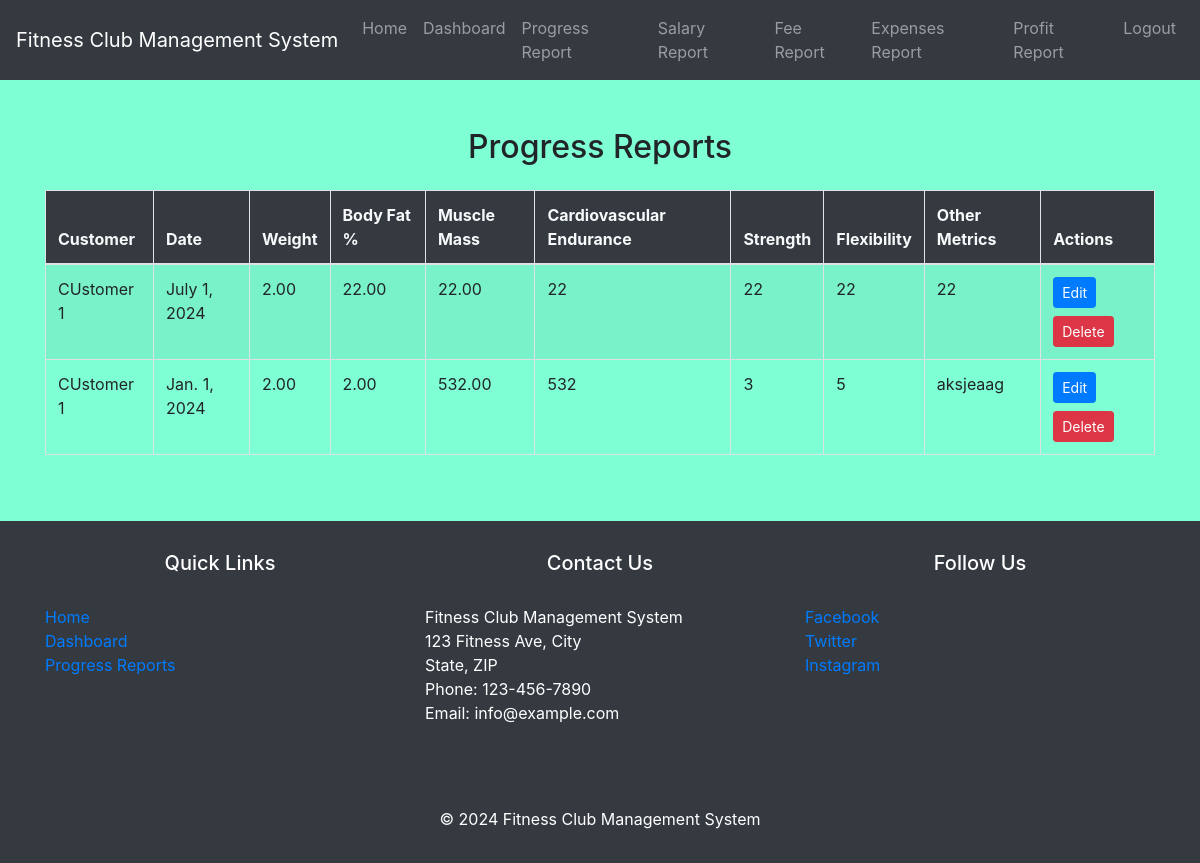
Page /progress-reports/ (signed in) on the committed database.
### myapp/models.py (models this page shows, shortened)
class ProgressReport(models.Model):
    report_id = models.AutoField(primary_key=True)
    customer = models.ForeignKey(Customer, on_delete=models.CASCADE)
    instructor = models.ForeignKey(Instructor, on_delete=models.CASCADE)
    date = models.DateField()
    weight = models.DecimalField(max_digits=5, decimal_places=2)
    body_fat_percentage = models.DecimalField(max_digits=5, decimal_places=2)
    muscle_mass = models.DecimalField(max_digits=5, decimal_places=2)
    cardiovascular_endurance = models.PositiveIntegerField()
    strength = models.PositiveIntegerField()
    flexibility = models.PositiveIntegerField()
    other_metrics = models.TextField(blank=True, null=True)

class Customer(models.Model):
    customer_id = models.AutoField(primary_key=True)
    username = models.CharField(max_length=150, unique=True)
    email = models.EmailField(max_length=150, unique=True, default='example@example.com')
    password = models.CharField(max_length=128)
    name = models.CharField(max_length=100)
    age = models.IntegerField()
    GENDER_CHOICES = [
        ('M', 'Male'),
        ('F', 'Female'),
        ('O', 'Other')
    ]
    gender = models.CharField(max_length=1, choices=GENDER_CHOICES)
    height = models.FloatField()
    weight = models.FloatField()
    waist_measurement = models.FloatField()
    BMI = models.FloatField()
    goal = models.CharField(max_length=100)
    workout_plan = models.ForeignKey(WorkoutPlan, on_delete=models.SET_NULL, null=True)
    registration_date = models.DateField(auto_now_add=True)

### myapp/views.py (the view)
# urls.py: path('progress-reports/', views.view_progress_reports, name='view_progress_reports'),
def view_progress_reports(request):
    instructor_id = request.session.get('instructor_id')
    if instructor_id:
        progress_reports = ProgressReport.objects.filter(instructor_id=instructor_id)
        return render(request, 'progress_reports.html', {'progress_reports': progress_reports})
    else:
        return redirect('login')

### myapp/templates/progress_reports.html (shortened to what this page needs)
{% extends 'base.html' %}
{% block content %}
    <div class="container mt-5">
        <h2 class="mb-4">Progress Reports</h2>
        <div class="table-responsive">
            <table class="table table-striped table-bordered">
                <thead class="bg-dark text-light">
                    <tr>
                        <th>Customer</th>
                        <th>Date</th>
                        <th>Weight</th>
                        <th>Body Fat %</th>
                        <th>Muscle Mass</th>
                        <th>Cardiovascular Endurance</th>
                        <th>Strength</th>
                        <th>Flexibility</th>
                        <th>Other Metrics</th>
                        <th>Actions</th>
                    </tr>
                </thead>
                <tbody>
                    {% for progress_report in progress_reports %}
                        <tr>
                            <td>{{ progress_report.customer.name }}</td>
                            <td>{{ progress_report.date }}</td>
                            <td>{{ progress_report.weight }}</td>
                            <td>{{ progress_report.body_fat_percentage }}</td>
                            <td>{{ progress_report.muscle_mass }}</td>
                            <td>{{ progress_report.cardiovascular_endurance }}</td>
                            <td>{{ progress_report.strength }}</td>
                            <td>{{ progress_report.flexibility }}</td>
                            <td>{{ progress_report.other_metrics }}</td>
                            <td>
                                <a href="{% url 'edit_progress_report' progress_report.report_id %}" class="btn btn-sm mb-2  btn-primary">Edit</a>
                                <a href="{% url 'delete_progress_report' progress_report.report_id %}" class="btn btn-sm btn-danger">Delete</a>
                            </td>
                        </tr>
                    {% empty %}
                        <tr>
                            <td colspan="10">No progress reports available.</td>
                        </tr>
                    {% endfor %}
                </tbody>
            </table>
        </div>
    </div>
{% endblock %}

### rows in the picture
ProgressReport: customer.name "CUstomer 1", date "July 1, 2024", weight "2.00", body_fat_percentage "22.00", muscle_mass "22.00", cardiovascular_endurance "22", strength "22", flexibility "22", other_metrics "22"
ProgressReport: customer.name "CUstomer 1", date "Jan. 1, 2024", weight "2.00", body_fat_percentage "2.00", muscle_mass "532.00", cardiovascular_endurance "532", strength "3", flexibility "5", other_metrics "aksjeaag"
